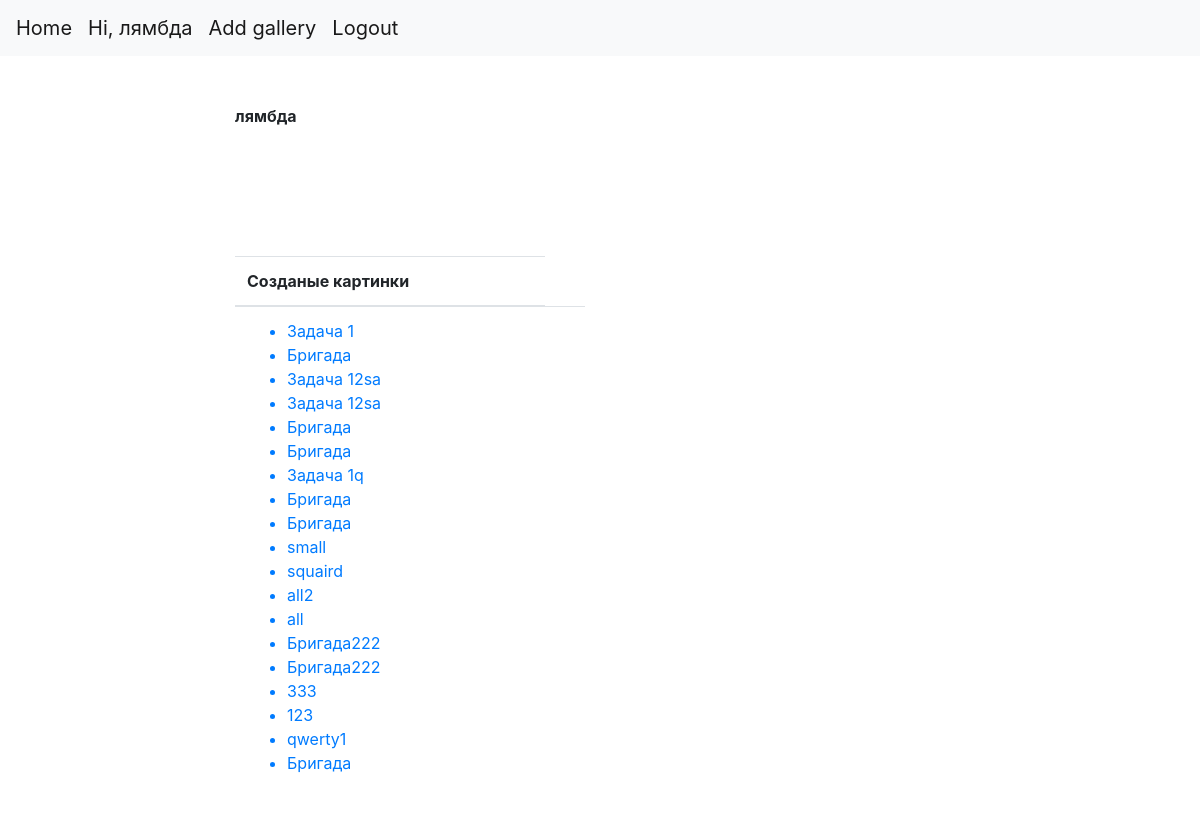
Page /profile/ (signed in) on the committed database.
### imagine/models.py (models this page shows)
class Profile(models.Model):
    user = models.OneToOneField(User, on_delete=models.CASCADE)
    def __str__(self):
        return self.user.username

class Gallery(models.Model):
    class Meta:
        ordering = ['-pk']
    title = models.CharField(max_length=150,verbose_name='Название ')
    owner =  models.ForeignKey('Profile', on_delete=models.CASCADE)
    images = models.ManyToManyField(Image, blank=True )
    def get_absolute_url(self):
        return reverse('detail',kwargs={'pk':self.pk})
    def __str__(self):
        return self.title

### imagine/views.py (the view)
# urls.py: path('profile/',ProfileView.as_view(),name='profile'),
class ProfileView(View):
    def get (self,request,*args,**kwargs):
        if not  request.user.is_authenticated:
            return redirect('registration')
        profile = Profile.objects.get(user=request.user)
        return render(request,'profile.html',{
                    'profile': profile
                    })

### imagine/templates/profile.html (shortened to what this page needs)
{%extends 'base.html'%}
{%block content%}
<div class="container mt-5">
    <div class="row">
        <div class="col-sm-2 col-md-2">
        </div>
        <div class="col-sm-4 col-md-4">
            <blockquote>
                <b>{{profile}}</b> <br>
            </blockquote>
            <em></em> <br>
                <br />
            <p>
                <table class="table">
                    <thead>
                      <tr>
                        <th>Созданые картинки </th>
                      </tr>
                    </thead>
                    <tbody>
                      <tr>
                        <td><ul>
                            {%if profile.gallery_set.all%}
                            {%for create in profile.gallery_set.all %}
                           <a href="{{create.get_absolute_url}}"> <li>{{create}}</li></a>
                            {%endfor%}
                            {%else%}
                            <p>На данный момент ничего не созадно что-бы создать перейдите <a href="{%url 'add'%}" > сюда</a>
                            </p>
                            {%endif%}
                        </ul></td>
                        <td>
                        <br>
                    </td><br>
                    <br>
                </tr>
                </tbody>
                </table>
                <br/>
        </div>
    </div>
</div>
<br>
{%endblock content%}

### imagine/templates/base.html (shortened to what this page needs)
<!DOCTYPE html>
    <head>
      <link rel="stylesheet" href="https://stackpath.bootstrapcdn.com/bootstrap/4.5.0/css/bootstrap.min.css">
      <nav class="navbar navbar-expand-lg navbar-light bg-light">
        <a class="navbar-brand" href="{%url 'home'%}"> Home</a>
        {% if request.user.is_authenticated %}
          <a class="navbar-brand" href="{%url 'profile'%}" > Hi, {{request.user}}</a>
          <a class="navbar-brand" href="{%url 'add'%}" > Add gallery</a>
          <a class="navbar-brand" href="{%url 'logout'%}"> Logout</a>
          {%else%}
          <a class="navbar-brand" href="{%url 'login'%}"  >Login</a>
          <a class="navbar-brand" href="{%url 'registration'%}" > Register</a>
        {%endif%}
      </nav>
      </head>
      <body>
        {%block content%} {%endblock%}
      </body>
</html>

### rows in the picture
Profile: user.username "лямбда"
Gallery: title "Задача 1"
Gallery: title "Бригада"
Gallery: title "Задача 12sa"
Gallery: title "Задача 12sa"
Gallery: title "Бригада"
Gallery: title "Бригада"
Gallery: title "Задача 1q"
Gallery: title "Бригада"
Gallery: title "Бригада"
Gallery: title "small"
Gallery: title "squaird"
Gallery: title "all2"
Gallery: title "all"
Gallery: title "Бригада222"
Gallery: title "Бригада222"
Gallery: title "333"
Gallery: title "123"
Gallery: title "qwerty1"
Gallery: title "Бригада"

### other values in the picture
{{ request.user }} "лямбда"
